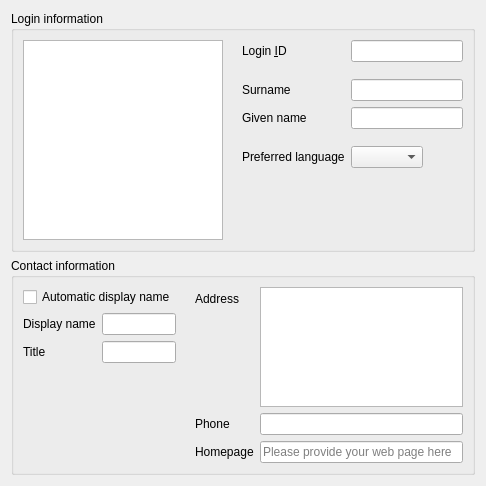
<?xml version="1.0" encoding="UTF-8"?>
<ui version="4.0">
 <class>User</class>
 <widget class="QWidget" name="User">
  <property name="geometry">
   <rect>
    <x>0</x>
    <y>0</y>
    <width>486</width>
    <height>426</height>
   </rect>
  </property>
  <property name="windowTitle">
   <string>Personal</string>
  </property>
  <property name="windowIcon">
   <iconset>
    <normaloff>:/images/user.png</normaloff>:/images/user.png</iconset>
  </property>
  <property name="categoryTitle" stdset="0">
   <string>User</string>
  </property>
  <layout class="QGridLayout" name="gridLayout_3">
   <item row="0" column="0">
    <widget class="QGroupBox" name="groupBox">
     <property name="sizePolicy">
      <sizepolicy hsizetype="Preferred" vsizetype="MinimumExpanding">
       <horstretch>0</horstretch>
       <verstretch>0</verstretch>
      </sizepolicy>
     </property>
     <property name="title">
      <string>Login information</string>
     </property>
     <layout class="QGridLayout" name="gridLayout_2">
      <item row="0" column="2">
       <layout class="QFormLayout" name="formLayout">
        <property name="fieldGrowthPolicy">
         <enum>QFormLayout::ExpandingFieldsGrow</enum>
        </property>
        <property name="labelAlignment">
         <set>Qt::AlignLeading|Qt::AlignLeft|Qt::AlignTop</set>
        </property>
        <item row="0" column="0">
         <widget class="QLabel" name="uidLabel">
          <property name="text">
           <string>Login &amp;ID</string>
          </property>
          <property name="buddy">
           <cstring>uidEdit</cstring>
          </property>
         </widget>
        </item>
        <item row="0" column="1">
         <widget class="QLineEdit" name="uidEdit"/>
        </item>
        <item row="1" column="1">
         <spacer name="verticalSpacer">
          <property name="orientation">
           <enum>Qt::Vertical</enum>
          </property>
          <property name="sizeType">
           <enum>QSizePolicy::Fixed</enum>
          </property>
          <property name="sizeHint" stdset="0">
           <size>
            <width>20</width>
            <height>5</height>
           </size>
          </property>
         </spacer>
        </item>
        <item row="2" column="0">
         <widget class="QLabel" name="snLabel">
          <property name="text">
           <string>Surname</string>
          </property>
          <property name="buddy">
           <cstring>snEdit</cstring>
          </property>
         </widget>
        </item>
        <item row="2" column="1">
         <widget class="QLineEdit" name="snEdit"/>
        </item>
        <item row="3" column="0">
         <widget class="QLabel" name="givenNameLabel">
          <property name="text">
           <string>Given name</string>
          </property>
          <property name="buddy">
           <cstring>givenNameEdit</cstring>
          </property>
         </widget>
        </item>
        <item row="3" column="1">
         <widget class="QLineEdit" name="givenNameEdit"/>
        </item>
        <item row="4" column="1">
         <spacer name="verticalSpacer_2">
          <property name="orientation">
           <enum>Qt::Vertical</enum>
          </property>
          <property name="sizeType">
           <enum>QSizePolicy::Fixed</enum>
          </property>
          <property name="sizeHint" stdset="0">
           <size>
            <width>20</width>
            <height>5</height>
           </size>
          </property>
         </spacer>
        </item>
        <item row="5" column="0">
         <widget class="QLabel" name="preferredLanguageLabel">
          <property name="text">
           <string>Preferred language</string>
          </property>
          <property name="buddy">
           <cstring>preferredLanguageEdit</cstring>
          </property>
         </widget>
        </item>
        <item row="5" column="1">
         <widget class="QComboBox" name="preferredLanguageEdit"/>
        </item>
        <item row="6" column="1">
         <spacer name="verticalSpacer_3">
          <property name="orientation">
           <enum>Qt::Vertical</enum>
          </property>
          <property name="sizeHint" stdset="0">
           <size>
            <width>20</width>
            <height>40</height>
           </size>
          </property>
         </spacer>
        </item>
       </layout>
      </item>
      <item row="0" column="0">
       <widget class="QGraphicsView" name="jpegPhotoEdit">
        <property name="minimumSize">
         <size>
          <width>200</width>
          <height>200</height>
         </size>
        </property>
        <property name="maximumSize">
         <size>
          <width>200</width>
          <height>200</height>
         </size>
        </property>
        <property name="alignment">
         <set>Qt::AlignLeading|Qt::AlignLeft|Qt::AlignTop</set>
        </property>
       </widget>
      </item>
      <item row="0" column="1">
       <spacer name="horizontalSpacer">
        <property name="orientation">
         <enum>Qt::Horizontal</enum>
        </property>
        <property name="sizeType">
         <enum>QSizePolicy::Fixed</enum>
        </property>
        <property name="sizeHint" stdset="0">
         <size>
          <width>13</width>
          <height>17</height>
         </size>
        </property>
       </spacer>
      </item>
     </layout>
    </widget>
   </item>
   <item row="1" column="0">
    <widget class="QGroupBox" name="groupBox_2">
     <property name="sizePolicy">
      <sizepolicy hsizetype="Preferred" vsizetype="MinimumExpanding">
       <horstretch>0</horstretch>
       <verstretch>0</verstretch>
      </sizepolicy>
     </property>
     <property name="title">
      <string>Contact information</string>
     </property>
     <layout class="QGridLayout" name="gridLayout">
      <item row="0" column="0">
       <layout class="QHBoxLayout" name="horizontalLayout">
        <item>
         <layout class="QFormLayout" name="formLayout_2">
          <property name="fieldGrowthPolicy">
           <enum>QFormLayout::ExpandingFieldsGrow</enum>
          </property>
          <item row="0" column="0" colspan="2">
           <widget class="QCheckBox" name="autoDisplayName">
            <property name="text">
             <string>Automatic display name</string>
            </property>
           </widget>
          </item>
          <item row="1" column="0">
           <widget class="QLabel" name="displayNameLabel">
            <property name="text">
             <string>Display name</string>
            </property>
            <property name="buddy">
             <cstring>displayNameEdit</cstring>
            </property>
           </widget>
          </item>
          <item row="1" column="1">
           <widget class="QLineEdit" name="displayNameEdit"/>
          </item>
          <item row="2" column="0">
           <widget class="QLabel" name="personalTitleLabel">
            <property name="text">
             <string>Title</string>
            </property>
            <property name="buddy">
             <cstring>titleEdit</cstring>
            </property>
           </widget>
          </item>
          <item row="2" column="1">
           <widget class="QLineEdit" name="titleEdit"/>
          </item>
         </layout>
        </item>
        <item>
         <spacer name="horizontalSpacer_2">
          <property name="orientation">
           <enum>Qt::Horizontal</enum>
          </property>
          <property name="sizeType">
           <enum>QSizePolicy::Fixed</enum>
          </property>
          <property name="sizeHint" stdset="0">
           <size>
            <width>13</width>
            <height>20</height>
           </size>
          </property>
         </spacer>
        </item>
        <item>
         <layout class="QFormLayout" name="formLayout_3">
          <item row="0" column="0">
           <widget class="QLabel" name="label_2">
            <property name="text">
             <string>Address</string>
            </property>
            <property name="buddy">
             <cstring>homePostalAddressEdit</cstring>
            </property>
           </widget>
          </item>
          <item row="0" column="1">
           <widget class="QPlainTextEdit" name="homePostalAddressEdit">
            <property name="sizePolicy">
             <sizepolicy hsizetype="Expanding" vsizetype="Maximum">
              <horstretch>0</horstretch>
              <verstretch>0</verstretch>
             </sizepolicy>
            </property>
            <property name="minimumSize">
             <size>
              <width>0</width>
              <height>60</height>
             </size>
            </property>
            <property name="maximumSize">
             <size>
              <width>16777215</width>
              <height>120</height>
             </size>
            </property>
           </widget>
          </item>
          <item row="1" column="0">
           <widget class="QLabel" name="homePhoneLabel">
            <property name="text">
             <string>Phone</string>
            </property>
            <property name="buddy">
             <cstring>homePhoneEdit</cstring>
            </property>
           </widget>
          </item>
          <item row="1" column="1">
           <widget class="QLineEdit" name="homePhoneEdit"/>
          </item>
          <item row="2" column="0">
           <widget class="QLabel" name="labeledURILabel">
            <property name="text">
             <string>Homepage</string>
            </property>
            <property name="buddy">
             <cstring>labeledURIEdit</cstring>
            </property>
           </widget>
          </item>
          <item row="2" column="1">
           <widget class="QLineEdit" name="labeledURIEdit">
            <property name="placeholderText">
             <string>Please provide your web page here</string>
            </property>
           </widget>
          </item>
         </layout>
        </item>
       </layout>
      </item>
     </layout>
    </widget>
   </item>
   <item row="2" column="0">
    <spacer name="verticalSpacer_4">
     <property name="orientation">
      <enum>Qt::Vertical</enum>
     </property>
     <property name="sizeHint" stdset="0">
      <size>
       <width>20</width>
       <height>40</height>
      </size>
     </property>
    </spacer>
   </item>
  </layout>
  <action name="1p_actionChange_password">
   <property name="icon">
    <iconset>
     <normaloff>@FontAwesome/f084</normaloff>@FontAwesome/f084</iconset>
   </property>
   <property name="text">
    <string>Change password...</string>
   </property>
   <property name="shortcut">
    <string>Ctrl+P</string>
   </property>
   <property name="dialog" stdset="0">
    <string notr="true">ChangePasswordDialog</string>
   </property>
   <property name="condition" stdset="0">
    <string notr="true">!isLocked</string>
   </property>
  </action>
  <action name="l_actionLock_account">
   <property name="icon">
    <iconset>
     <normaloff>@FontAwesome/f023</normaloff>@FontAwesome/f023</iconset>
   </property>
   <property name="text">
    <string>Lock account</string>
   </property>
   <property name="target" stdset="0">
    <string notr="true">lock()</string>
   </property>
   <property name="condition" stdset="0">
    <string notr="true">accountLockable(dn)</string>
   </property>
  </action>
  <action name="l_actionUnlock_account">
   <property name="icon">
    <iconset>
     <normaloff>@FontAwesome/f09c</normaloff>@FontAwesome/f09c</iconset>
   </property>
   <property name="text">
    <string>Unlock account</string>
   </property>
   <property name="target" stdset="0">
    <string notr="true">unlock()</string>
   </property>
   <property name="condition" stdset="0">
    <string notr="true">accountUnlockable(dn)</string>
   </property>
  </action>
  <action name="m_actionSend_message">
   <property name="icon">
    <iconset>
     <normaloff>@FontAwesome/f27b</normaloff>@FontAwesome/f27b</iconset>
   </property>
   <property name="text">
    <string>Send message...</string>
   </property>
   <property name="dialog" stdset="0">
    <string notr="true">SendMessageDialog</string>
   </property>
  </action>
  <action name="m_actionChange_2FA_Method">
   <property name="icon">
    <iconset>
     <normaloff>@FontAwesome/f21b</normaloff>@FontAwesome/f21b</iconset>
   </property>
   <property name="text">
    <string>Change 2FA method...</string>
   </property>
   <property name="dialog" stdset="0">
    <string notr="true">Change2FAMethod</string>
   </property>
   <property name="condition" stdset="0">
    <string notr="true">isSecureContext</string>
   </property>
  </action>
 </widget>
 <tabstops>
  <tabstop>uidEdit</tabstop>
  <tabstop>snEdit</tabstop>
  <tabstop>givenNameEdit</tabstop>
  <tabstop>preferredLanguageEdit</tabstop>
  <tabstop>autoDisplayName</tabstop>
  <tabstop>displayNameEdit</tabstop>
  <tabstop>titleEdit</tabstop>
  <tabstop>homePostalAddressEdit</tabstop>
  <tabstop>homePhoneEdit</tabstop>
  <tabstop>labeledURIEdit</tabstop>
 </tabstops>
 <resources>
  <include location="resources/user.qrc"/>
 </resources>
 <connections>
  <connection>
   <sender>snEdit</sender>
   <signal>textChanged(QString)</signal>
   <receiver>User</receiver>
   <slot>property_sn()</slot>
   <hints>
    <hint type="sourcelabel">
     <x>440</x>
     <y>91</y>
    </hint>
    <hint type="destinationlabel">
     <x>20</x>
     <y>20</y>
    </hint>
   </hints>
  </connection>
  <connection>
   <sender>titleEdit</sender>
   <signal>textChanged(QString)</signal>
   <receiver>User</receiver>
   <slot>property_title()</slot>
   <hints>
    <hint type="sourcelabel">
     <x>127</x>
     <y>252</y>
    </hint>
    <hint type="destinationlabel">
     <x>20</x>
     <y>20</y>
    </hint>
   </hints>
  </connection>
  <connection>
   <sender>uidEdit</sender>
   <signal>textChanged(QString)</signal>
   <receiver>User</receiver>
   <slot>property_uid()</slot>
   <hints>
    <hint type="sourcelabel">
     <x>440</x>
     <y>55</y>
    </hint>
    <hint type="destinationlabel">
     <x>20</x>
     <y>20</y>
    </hint>
   </hints>
  </connection>
  <connection>
   <sender>homePhoneEdit</sender>
   <signal>textChanged(QString)</signal>
   <receiver>User</receiver>
   <slot>property_homePhone()</slot>
   <hints>
    <hint type="sourcelabel">
     <x>335</x>
     <y>358</y>
    </hint>
    <hint type="destinationlabel">
     <x>20</x>
     <y>20</y>
    </hint>
   </hints>
  </connection>
  <connection>
   <sender>displayNameEdit</sender>
   <signal>textChanged(QString)</signal>
   <receiver>User</receiver>
   <slot>property_displayName()</slot>
   <hints>
    <hint type="sourcelabel">
     <x>335</x>
     <y>385</y>
    </hint>
    <hint type="destinationlabel">
     <x>20</x>
     <y>20</y>
    </hint>
   </hints>
  </connection>
  <connection>
   <sender>labeledURIEdit</sender>
   <signal>textChanged(QString)</signal>
   <receiver>User</receiver>
   <slot>property_labeledURI()</slot>
   <hints>
    <hint type="sourcelabel">
     <x>335</x>
     <y>385</y>
    </hint>
    <hint type="destinationlabel">
     <x>20</x>
     <y>20</y>
    </hint>
   </hints>
  </connection>
  <connection>
   <sender>givenNameEdit</sender>
   <signal>textChanged(QString)</signal>
   <receiver>User</receiver>
   <slot>property_givenName()</slot>
   <hints>
    <hint type="sourcelabel">
     <x>440</x>
     <y>118</y>
    </hint>
    <hint type="destinationlabel">
     <x>20</x>
     <y>20</y>
    </hint>
   </hints>
  </connection>
  <connection>
   <sender>preferredLanguageEdit</sender>
   <signal>textChanged(QString)</signal>
   <receiver>User</receiver>
   <slot>property_preferredLanguage()</slot>
   <hints>
    <hint type="sourcelabel">
     <x>440</x>
     <y>154</y>
    </hint>
    <hint type="destinationlabel">
     <x>20</x>
     <y>20</y>
    </hint>
   </hints>
  </connection>
  <connection>
   <sender>autoDisplayName</sender>
   <signal>textChanged(QString)</signal>
   <receiver>User</receiver>
   <slot>property_autoDisplayName()</slot>
   <hints>
    <hint type="sourcelabel">
     <x>335</x>
     <y>252</y>
    </hint>
    <hint type="destinationlabel">
     <x>20</x>
     <y>20</y>
    </hint>
   </hints>
  </connection>
  <connection>
   <sender>homePostalAddressEdit</sender>
   <signal>textChanged(QString)</signal>
   <receiver>User</receiver>
   <slot>property_homePostalAddress()</slot>
   <hints>
    <hint type="sourcelabel">
     <x>335</x>
     <y>252</y>
    </hint>
    <hint type="destinationlabel">
     <x>20</x>
     <y>20</y>
    </hint>
   </hints>
  </connection>
  <connection>
   <sender>jpegPhotoEdit</sender>
   <signal>textChanged(QString)</signal>
   <receiver>User</receiver>
   <slot>property_jpegPhoto()</slot>
   <hints>
    <hint type="sourcelabel">
     <x>32</x>
     <y>55</y>
    </hint>
    <hint type="destinationlabel">
     <x>20</x>
     <y>20</y>
    </hint>
   </hints>
  </connection>
 </connections>
</ui>
